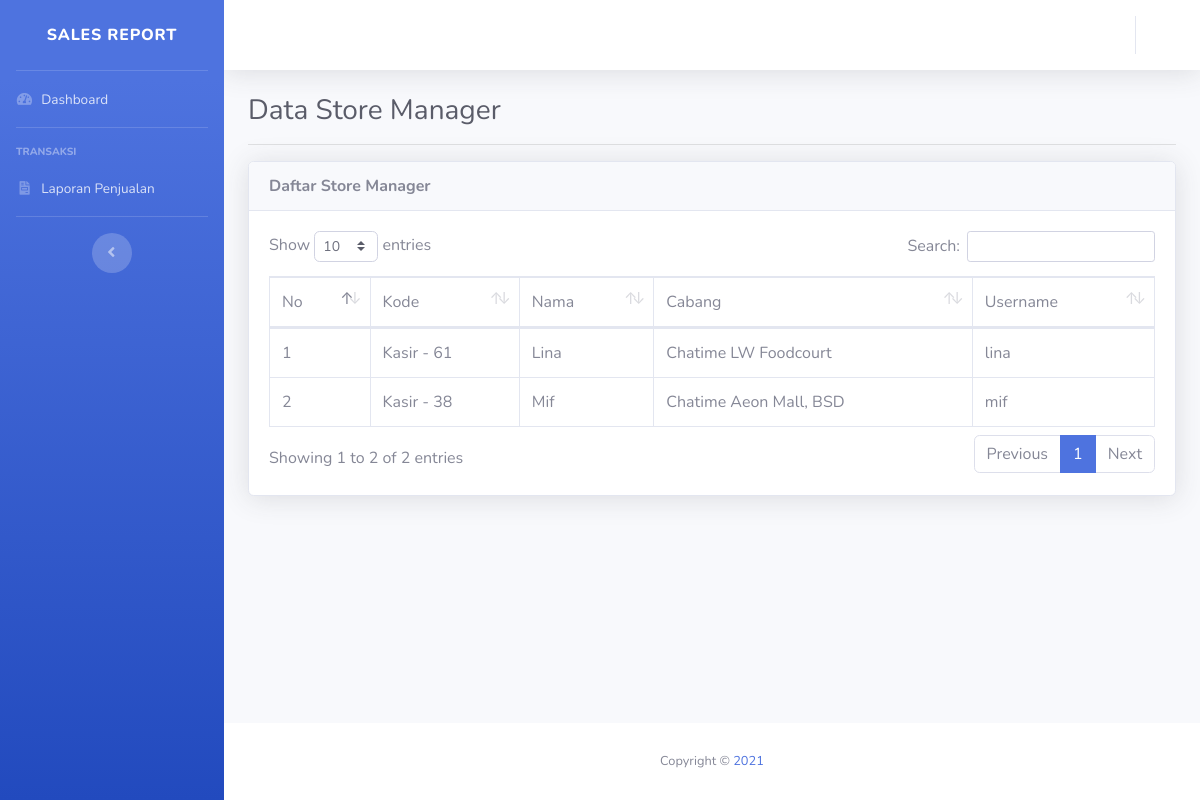
Page /index.php/store_manager on the earlier database version.
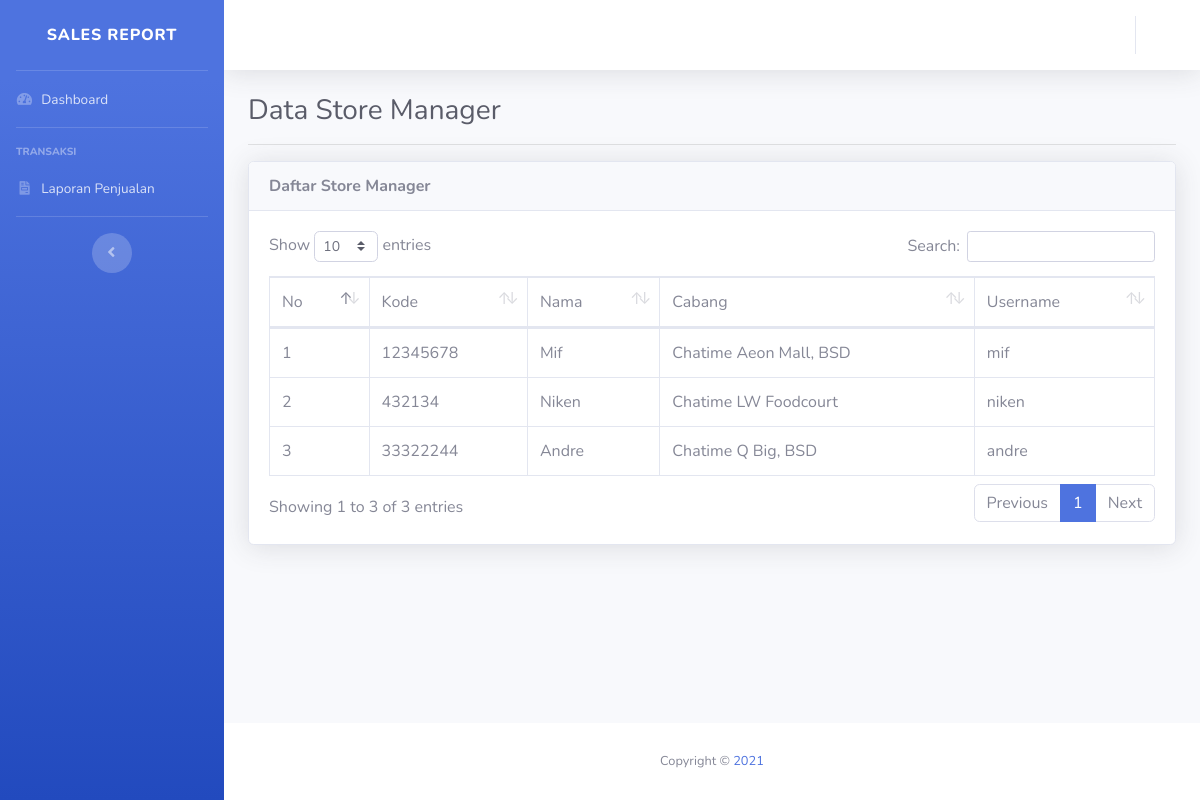
Same page on the later database version.
### tables this page shows
CREATE TABLE `store_manager` (
  `id` int(11) NOT NULL AUTO_INCREMENT,
  `kode` varchar(20) DEFAULT NULL,
  `nama` varchar(100) DEFAULT NULL,
  `id_cabang` int(11) NOT NULL,
  `username` varchar(20) DEFAULT NULL,
  `password` varchar(255) DEFAULT NULL,
  PRIMARY KEY (`id`)
);

CREATE TABLE `cabang` (
  `id_cabang` int(11) NOT NULL AUTO_INCREMENT,
  `kode_cabang` varchar(11) DEFAULT NULL,
  `nama_cabang` varchar(80) DEFAULT NULL,
  `telepon` varchar(15) DEFAULT NULL,
  `alamat` varchar(255) DEFAULT NULL,
  PRIMARY KEY (`id_cabang`)
);

### application/controllers/Store_manager.php (called while the page is built, shortened)
<?php
class Store_manager extends CI_Controller{
	public function __construct(){
		$this->data['aktif'] = 'store_manager';
		$this->load->model('M_store_manager', 'm_store_manager');
		$this->load->model('M_cabang', 'm_cabang');
	}
	public function index(){
		$this->data['title'] = 'Data Store Manager';
		$this->data['all_store_manager'] = $this->m_store_manager->lihat();
		$this->data['no'] = 1;
		$this->load->view('store_manager/lihat', $this->data);
	}
}

### index.php (called while the page is built, shortened)
<?php
require_once BASEPATH.'core/CodeIgniter.php';

### application/models/M_store_manager.php (called while the page is built, shortened)
<?php
class M_store_manager extends CI_Model{
	protected $_table = 'store_manager';
	public function lihat(){
		$this->db->join('cabang', 'cabang.id_cabang = store_manager.id_cabang');
		$query = $this->db->get($this->_table);
		return $query->result();
	}
}

### application/views/store_manager/lihat.php (the view, shortened to what this page needs)
<!DOCTYPE html>
<html lang="en">
<head>
	<?php $this->load->view('partials/head.php') ?>
</head>
<body id="page-top">
	<div id="wrapper">
		<?php $this->load->view('partials/sidebar.php') ?>
		<div id="content-wrapper" class="d-flex flex-column">
			<div id="content" data-url="<?= base_url('store_manager') ?>">
				<?php $this->load->view('partials/topbar.php') ?>
				<div class="container-fluid">
				<div class="clearfix">
					<div class="float-left">
						<h1 class="h3 m-0 text-gray-800"><?= $title ?></h1>
					</div>
				</div>
				<hr>
				<div class="card shadow">
					<div class="card-header"><strong>Daftar Store Manager</strong></div>
					<div class="card-body">
						<div class="table-responsive">
							<table class="table table-bordered" id="dataTable" width="100%" cellspacing="0">
								<thead>
									<tr>
										<td>No</td>
										<td>Kode</td>
										<td>Nama</td>
										<td>Cabang</td>
										<td>Username</td>
									</tr>
								</thead>
								<tbody>
									<?php foreach ($all_store_manager as $store_manager): ?>
										<tr>
											<td><?= $no++ ?></td>
											<td><?= $store_manager->kode ?></td>
											<td><?= $store_manager->nama ?></td>
											<td><?= $store_manager->nama_cabang ?></td>
											<td><?= $store_manager->username ?></td>
										</tr>
									<?php endforeach ?>
								</tbody>
							</table>
						</div>
					</div>
				</div>
				</div>
			</div>
			<?php $this->load->view('partials/footer.php') ?>
		</div>
	</div>
</body>
</html>

### application/views/partials/head.php (shortened to what this page needs)
<link href="<?= base_url('sb-admin') ?>/vendor/fontawesome-free/css/all.min.css" rel="stylesheet" type="text/css">
<link href="<?= base_url('sb-admin') ?>/css/sb-admin-2.min.css" rel="stylesheet">
<link href="<?= base_url('sb-admin') ?>/vendor/datatables/dataTables.bootstrap4.min.css" rel="stylesheet">

### application/views/partials/sidebar.php (shortened to what this page needs)
<ul class="navbar-nav bg-gradient-primary sidebar sidebar-dark accordion" id="accordionSidebar">
			<a class="sidebar-brand d-flex align-items-center justify-content-center" href="<?= base_url('/') ?>">
				<div class="sidebar-brand-text mx-3">Sales Report</div>
			</a>
			<hr class="sidebar-divider my-0">
			<li class="nav-item <?= $aktif == 'dashboard' ? 'active' : '' ?>">
				<a class="nav-link" href="<?= base_url('dashboard') ?>">
					<i class="fas fa-fw fa-tachometer-alt"></i>
					<span>Dashboard</span></a>
			</li>
			<hr class="sidebar-divider">
			<div class="sidebar-heading">
				Transaksi
			</div>
			<li class="nav-item <?= $aktif == 'laporan' ? 'active' : '' ?>">
				<a class="nav-link" href="<?= base_url('laporan') ?>">
					<i class="fas fa-fw fa-file-invoice"></i>
					<span>Laporan Penjualan</span></a>
			</li>
			<hr class="sidebar-divider">
			<div class="text-center d-none d-md-inline">
				<button class="rounded-circle border-0" id="sidebarToggle"></button>
			</div>
		</ul>

### application/views/partials/topbar.php (shortened to what this page needs)
<nav class="navbar navbar-expand navbar-light bg-white topbar mb-4 static-top shadow">
					<ul class="navbar-nav ml-auto">
						<li class="nav-item dropdown no-arrow">
							<a class="nav-link dropdown-toggle" href="#" id="userDropdown" role="button" data-toggle="dropdown" aria-haspopup="true">
							</a>
						</li>
					</ul>
				</nav>

### application/views/partials/footer.php
<footer class="sticky-footer bg-white">
	<div class="container my-auto">
		<div class="copyright text-center my-auto">
			<span>Copyright © <a href="#" target="_blank">2021</a></span>
		</div>
	</div>
</footer>

Differences in the rows shown:
removed store_manager: kode "Kasir - 61", nama "Lina", id_cabang.nama_cabang "Chatime LW Foodcourt", username "lina"
changed store_manager "Mif": kode "Kasir - 38" → "12345678"
added store_manager: kode "432134", nama "Niken", id_cabang.nama_cabang "Chatime LW Foodcourt", username "niken"
added store_manager: kode "33322244", nama "Andre", id_cabang.nama_cabang "Chatime Q Big, BSD", username "andre"
Other differences:
text written by a page script: "Show entries Search: Showing 1 to 2 of 2 entries Previous 1 Next" → "Show entries Search: Showing 1 to 3 of 3 entries Previous 1 Next"
